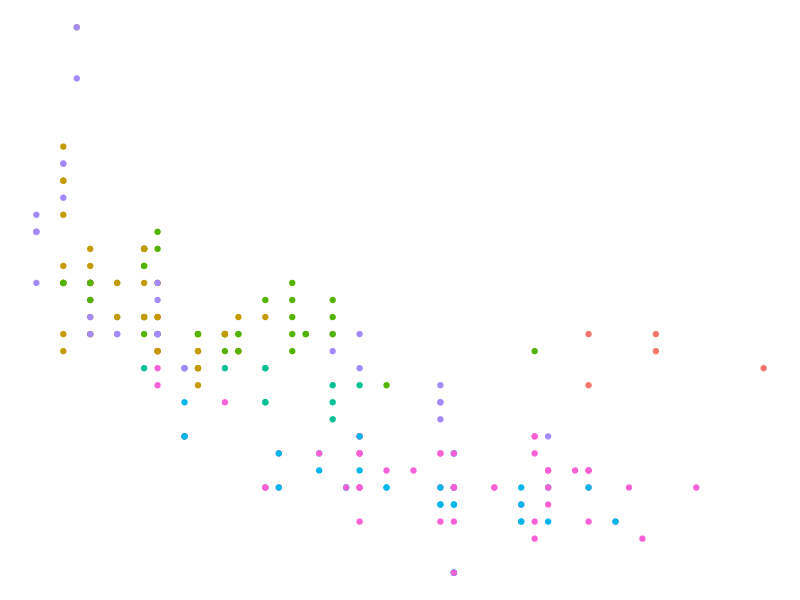
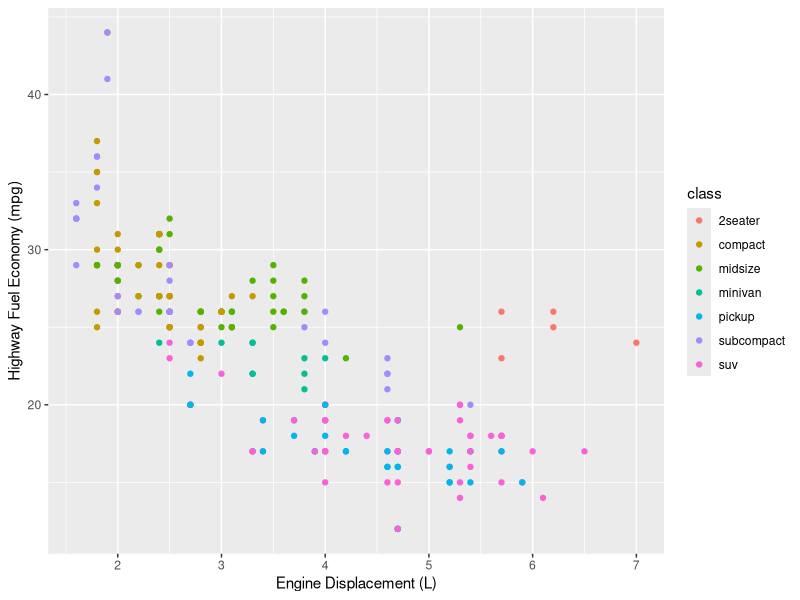
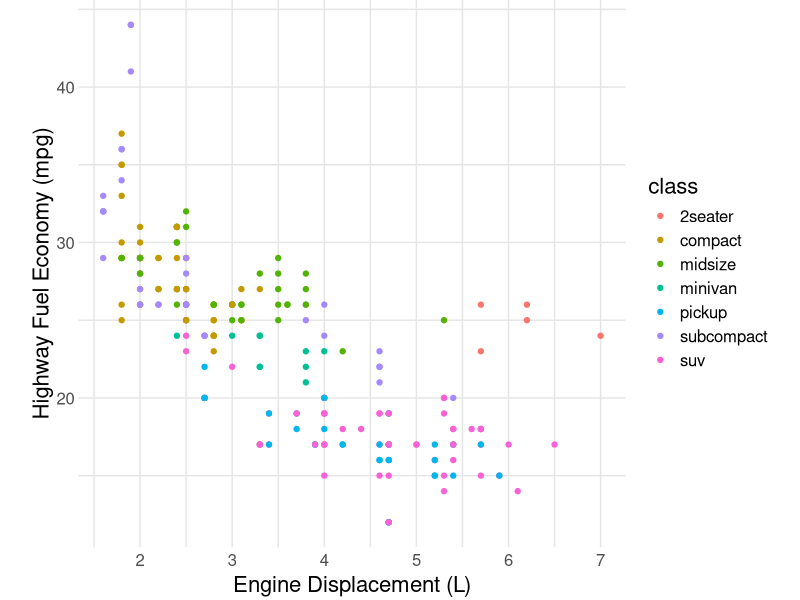
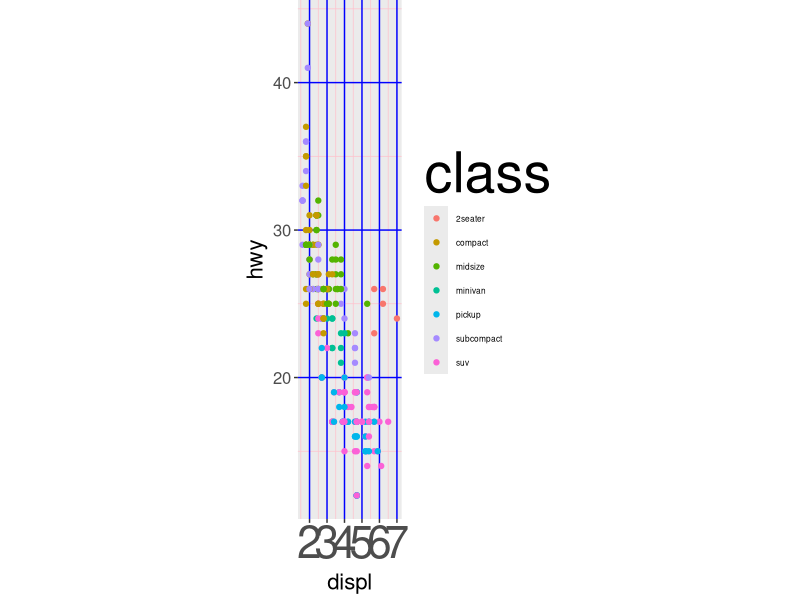

Write R code to recreate these figures, in order.
## ---- chunk 1
library(tidyverse)
# knitr options
library(tidyverse)
knitr::opts_chunk$set(echo = TRUE)
## ---- chunk 2
mpg %>%
  ggplot(aes(displ, hwy, color = class)) +
  geom_point() +
  theme_void() + 
  guides(colour = "none")
## ---- chunk 3
## NOTE: No need to edit; feel free to re-use this code!
theme_common <- function() {
  theme_minimal() %+replace%
  theme(
    axis.text.x = element_text(size = 12),
    axis.text.y = element_text(size = 12),
    axis.title.x = element_text(margin = margin(4, 4, 4, 4), size = 16),
    axis.title.y = element_text(margin = margin(4, 4, 4, 4), size = 16, angle = 90),

    legend.title = element_text(size = 16),
    legend.text = element_text(size = 12),

    strip.text.x = element_text(size = 12),
    strip.text.y = element_text(size = 12),

    panel.grid.major = element_line(color = "grey90"),
    panel.grid.minor = element_line(color = "grey90"),

    aspect.ratio = 4 / 4,

    plot.margin = unit(c(t = +0, b = +0, r = +0, l = +0), "cm"),
    plot.title = element_text(size = 18),
    plot.title.position = "plot",
    plot.subtitle = element_text(size = 16),
    plot.caption = element_text(size = 12)
  )
}
## ---- chunk 4
mpg %>%
  ggplot(aes(displ, hwy, color = class)) +
  geom_point() +
  labs(
    x = "Engine Displacement (L)",
    y = "Highway Fuel Economy (mpg)"
  ) 

mpg %>%
  ggplot(aes(displ, hwy, color = class)) +
  geom_point() +
  labs(
    x = "Engine Displacement (L)",
    y = "Highway Fuel Economy (mpg)"
  ) +
  theme_common()
## ---- chunk 5
mpg %>%
  ggplot(aes(displ, hwy, color = class)) +
  geom_point() +
  theme(
    axis.text.x = element_text(size = 32),
    axis.text.y = element_text(size = 12),
    axis.title.x = element_text(margin = margin(4, 4, 4, 4), size = 16),
    axis.title.y = element_text(margin = margin(4, 4, 4, 4), size = 16, angle = 90),

    legend.title = element_text(size = 40),
    legend.text = element_text(size = 6),

    strip.text.x = element_text(size = 12),
    strip.text.y = element_text(size = 12),

    panel.grid.major = element_line(color = "blue"),
    panel.grid.minor = element_line(color = "pink"),

    aspect.ratio = 20 / 4,

    plot.margin = unit(c(t = +0, b = +0, r = +0, l = +0), "cm"),
    plot.title = element_text(size = 18),
    plot.title.position = "plot",
    plot.subtitle = element_text(size = 16),
    plot.caption = element_text(size = 12)
  )
